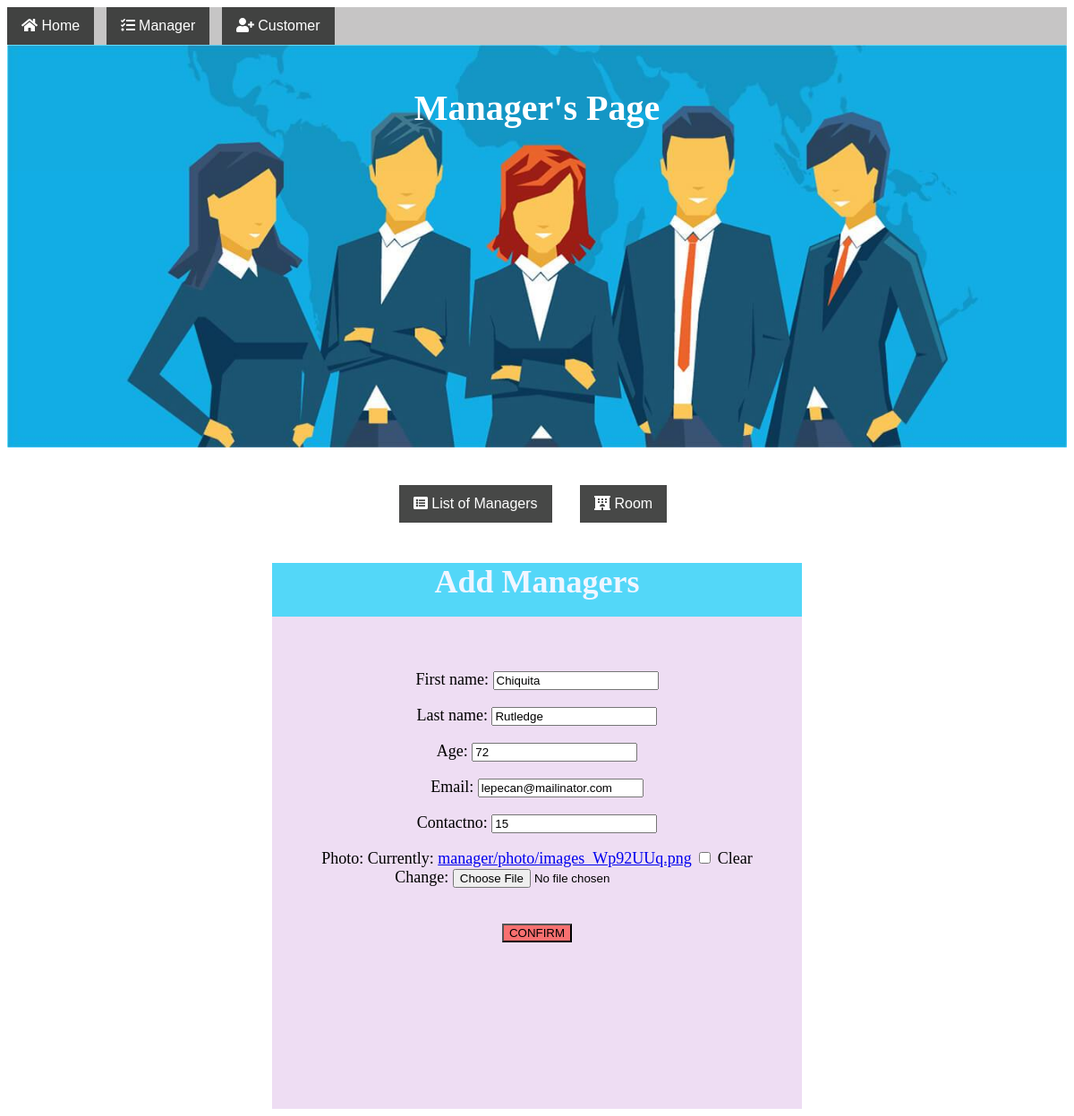
Screenshot of /manager/edit/2/ with the database file from the repository.
### manager/models.py (models this page shows)
class Manager(models.Model):
    first_name = models.CharField(max_length=20, default="")
    last_name = models.CharField(max_length=20, default="")
    age = models.IntegerField(null=True,blank=True)
    email = models.EmailField(null=True, blank=True)
    contactno = models.IntegerField(default=0)
    photo = models.ImageField(upload_to='manager/photo/', null=True, blank=True)

### manager/views.py (the view, shortened to what this page needs)
# urls.py: path('edit/<int:id>/', edit_manager, name='edit_manager'),
def edit_manager(request, id):
    object_ = Manager.objects.filter(id=id).first()
    form = ManagerForm(instance=object_)
    return render(request, 'manager/manager.html', locals())

### manager/forms.py
class ManagerForm(forms.ModelForm):
    class Meta:
        model = Manager
        fields = "__all__"

### templates/manager/manager.html (shortened to what this page needs)
{% extends 'home.html' %}
{% load static %}
{% block bgimage %}
<img src="{% static 'manager/images/manage.jpg' %}" alt="manage" style="width:100%;">
{% endblock %}
{% block heading %}
<h1>Manager's Page</h1>
{% endblock %}
{% block content2 %}
    <br><br>
    <div> <center>
    <a href="{% url 'managerlist' %}"><button class="btn"><i class="fas fa-list-alt"></i> List of Managers</button></a>&nbsp;&nbsp;&nbsp;&nbsp;&nbsp;&nbsp;
    <a href="{% url 'room' %}"><button class="btn"><i class="fas fa-hotel"></i> Room</button></a>&nbsp;&nbsp;<br><br></center>
    </div>
    <center>
        <div style="background-color:rgb(83, 215, 248); height: 60px; width: 50%;">
          <h1 style="color: rgb(240, 246, 255);">Add Managers</h1><br>
        </div>
    </center>
    <center>
        <div style="height: 550px; width: 50%; background-color: rgb(238, 221, 243);">
            <br><br>
            <form method="POST"  style="text-align: center;" enctype='multipart/form-data'>
                {{form.as_p}}
                <br><center><button type='sumbit' style="background-color:rgb(248, 112, 112);">CONFIRM</button></center>
            </form>
        </div>
    </center>
{% endblock %}

### templates/home.html (style rules this page uses)
* { box-sizing: border-box; }
body { font-family: Georgia, 'Times New Roman', Times, serif; font-size: 18px; }
.container img { vertical-align: middle; }
.btn { background-color: rgba(51, 53, 51, 0.9); border: none; color: white; padding: 12px 16px; font-size: 16px; cursor: pointer; }

### rows the page displays
Manager: first_name "Chiquita", last_name "Rutledge", age "72", email "lepecan@mailinator.com", contactno "15"
